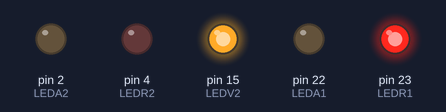
Bench run of a sketch on a simulated Arduino Mega 2560, built with avr-gcc and run on an emulated ATmega2560. On the bench: output pins drawn as LEDs (lit = HIGH). Pins used as bus, display or sensor lines are not drawn.

Above: at 2.5 s.
At 5.5 s:
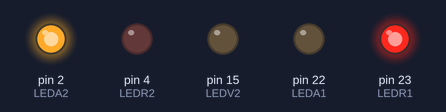
At 8.5 s:
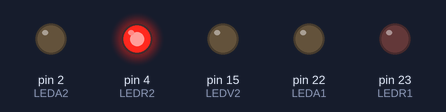
At 11.5 s:
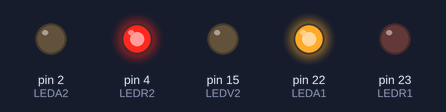
Timing chart, 0 to 15.6 s (numbered marks = the images above):
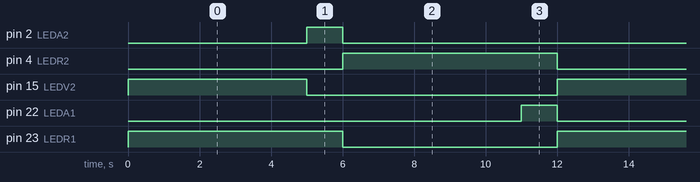

The sketch:

P1A3-Semaforo.ino
```cpp
#define LEDR1 23 //Define el GPI23 como "LEDR1"
#define LEDA1 22 //Define el GPI22 como "LEDA1"
#define LEDV1 01 //Define el GPI01 como "LEDV1"

#define LEDR2 4 //Define el GPI4 como "LEDR2"
#define LEDA2 2 //Define el GPI2 como "LEDA2"
#define LEDV2 15 //Define el GPI15 como "LEDV2"

void setup() {
  pinMode(LEDR1,OUTPUT); //Configura el LED rojo 1 como una salida
  pinMode(LEDA1,OUTPUT); //Configura el LED amarillo 1 como una salida
  pinMode(LEDV1,OUTPUT); //Configura el LED verde 1 como una salida
  pinMode(LEDR2,OUTPUT); //Configura el LED rojo 2 como una salida
  pinMode(LEDA2,OUTPUT); //Configura el LED amarillo 2 como una salida
  pinMode(LEDV2,OUTPUT); //Configura el LED verde 2 como una salida
  Serial.begin(115200); //Establece comunicación serial a 115,200 baudios
}

void loop() {
    digitalWrite(LEDR1,HIGH); //prender el led rojo 1
    digitalWrite(LEDV2,HIGH); //prender el led verde 2
    delay(5000); //esperar 5 segundos
    digitalWrite(LEDV2,LOW); //apagar el led verde 2
    digitalWrite(LEDA2,HIGH); //prender el led amarillo 2
    delay(1000); //esperar 1 segundo
    digitalWrite(LEDR1,LOW); //apagar el led rojo 1
    digitalWrite(LEDA2,LOW); //apagar el led amarillo 2
    digitalWrite(LEDV1,HIGH); //prender el led verde 1
    digitalWrite(LEDR2,HIGH); //prender el led rojo 2
    delay(5000); //esperar 5 segundos
    digitalWrite(LEDV1,LOW); //apagar el led verde 1
    digitalWrite(LEDA1,HIGH); //prender el led amarillo 1
    delay(1000); //esperar 1 segundo
    digitalWrite(LEDA1,LOW); //apagar el led amarillo 1
    digitalWrite(LEDR2,LOW); //apagar el led rojo 2
}
```

Measured:
- by itself, pin 2 (LEDA2), pin 22 (LEDA1): alternates HIGH for 1.0 s and LOW for 11.0 s
- by itself, pin 4 (LEDR2), pin 23 (LEDR1): alternates HIGH for 6.0 s and LOW for 6.0 s
- by itself, pin 15 (LEDV2): alternates HIGH for 5.0 s and LOW for 7.0 s
